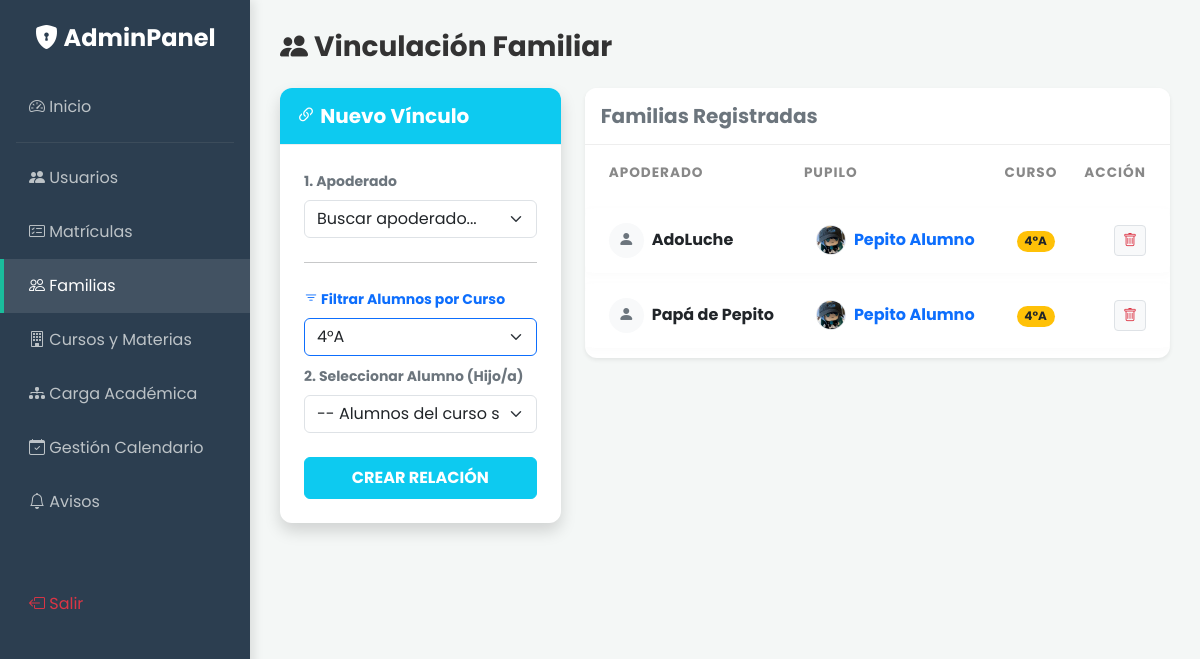
Page /admin/familia.php?filtro_curso=1 (signed in) on the committed database.
### tables this page shows
CREATE TABLE `familia` (
  `id` int(11) NOT NULL,
  `apoderado_id` int(11) NOT NULL,
  `alumno_id` int(11) NOT NULL
);

CREATE TABLE `usuarios` (
  `id` int(11) NOT NULL,
  `nombre` varchar(100) NOT NULL,
  `email` varchar(100) NOT NULL,
  `password` varchar(255) NOT NULL,
  `rol` enum('director','profesor','alumno','apoderado','administrador') NOT NULL,
  `foto` varchar(255) DEFAULT 'default.jpg',
  `created_at` timestamp NOT NULL DEFAULT current_timestamp()
);

CREATE TABLE `cursos` (
  `id` int(11) NOT NULL,
  `nombre` varchar(50) NOT NULL
);

### admin/familia.php (the view, shortened to what this page needs)
<?php
require '../config/db.php';
$filtro_curso = $_GET['filtro_curso'] ?? '';
$cursos = $pdo->query("SELECT * FROM cursos ORDER BY nombre")->fetchAll();
$familias = $pdo->query("SELECT f.id, papa.nombre as apoderado, hijo.nombre as alumno, hijo.foto, c.nombre as curso
                         FROM familia f
                         JOIN usuarios papa ON f.apoderado_id = papa.id
                         JOIN usuarios hijo ON f.alumno_id = hijo.id
                         LEFT JOIN matriculas m ON hijo.id = m.alumno_id
                         LEFT JOIN cursos c ON m.curso_id = c.id
                         ORDER BY papa.nombre")->fetchAll();
?>
<!DOCTYPE html>
<html lang="es">
<head>
    <link href="https://cdn.jsdelivr.net/npm/bootstrap@5.3.0/dist/css/bootstrap.min.css" rel="stylesheet">
    <link rel="stylesheet" href="https://cdn.jsdelivr.net/npm/bootstrap-icons@1.10.5/font/bootstrap-icons.css">
    <link href="../assets/css/style.css" rel="stylesheet">
</head>
<body>
    <?php include '../includes/sidebar_admin.php'; ?>
    <div class="main-content">
        <h3 class="fw-bold mb-4"><i class="bi bi-people-fill"></i> Vinculación Familiar</h3>
        <div class="row">
            <div class="col-lg-4 mb-4">
                <div class="card shadow border-0 sticky-top" style="top: 20px; z-index: 1;">
                    <div class="card-header bg-info text-white py-3">
                        <h5 class="mb-0 fw-bold"><i class="bi bi-link-45deg"></i> Nuevo Vínculo</h5>
                    </div>
                    <div class="card-body p-4">
                        <form method="POST">
                            <div class="mb-3">
                                <label class="form-label fw-bold text-secondary small">1. Apoderado</label>
                                <select name="apoderado_id" class="form-select" required>
                                    <option value="">Buscar apoderado...</option>
                                </select>
                            </div>
                            <hr class="my-4">
                            <div class="mb-2">
                                <label class="form-label fw-bold text-primary small"><i class="bi bi-filter"></i> Filtrar Alumnos por Curso</label>
                                <select class="form-select border-primary" onchange="window.location.href='familia.php?filtro_curso='+this.value">
                                    <?php foreach($cursos as $c): ?>
                                        <option value="<?php echo $c['id']; ?>" <?php echo ($filtro_curso == $c['id']) ? 'selected' : ''; ?>>
                                            <?php echo $c['nombre']; ?>
                                        </option>
                                    <?php endforeach; ?>
                                </select>
                            </div>
                            <div class="mb-4">
                                <label class="form-label fw-bold text-secondary small">2. Seleccionar Alumno (Hijo/a)</label>
                                <select name="alumno_id" class="form-select" required>
                                    <option value="">
                                        <?php echo empty($filtro_curso) ? 'Selecciona un alumno...' : '-- Alumnos del curso seleccionado --'; ?>
                                    </option>
                                </select>
                            </div>
                            <div class="d-grid">
                                <button type="submit" name="vincular" class="btn btn-info text-white fw-bold py-2">
                                    CREAR RELACIÓN
                                </button>
                            </div>
                        </form>
                    </div>
                </div>
            </div>
            <div class="col-lg-8">
                <div class="card shadow-sm border-0">
                    <div class="card-header bg-white py-3">
                        <h5 class="mb-0 fw-bold text-secondary">Familias Registradas</h5>
                    </div>
                    <div class="card-body p-0">
                        <div class="table-responsive">
                            <table class="table table-modern table-hover mb-0 align-middle">
                                <thead class="bg-light">
                                    <tr>
                                        <th class="ps-4">Apoderado</th>
                                        <th>Pupilo</th>
                                        <th>Curso</th>
                                        <th class="text-end pe-4">Acción</th>
                                    </tr>
                                </thead>
                                <tbody>
                                    <?php if(count($familias) == 0): ?>
                                        <tr><td colspan="4" class="text-center py-4 text-muted">No hay vínculos creados.</td></tr>
                                    <?php else: ?>
                                        <?php foreach($familias as $f): ?>
                                            <tr>
                                                <td class="ps-4 fw-bold text-dark">
                                                    <div class="d-flex align-items-center">
                                                        <div class="rounded-circle bg-light d-flex justify-content-center align-items-center me-2 text-secondary" style="width:35px;height:35px;">
                                                            <i class="bi bi-person-fill"></i>
                                                        </div>
                                                        <?php echo $f['apoderado']; ?>
                                                    </div>
                                                </td>
                                                <td>
                                                    <div class="d-flex align-items-center">
                                                        <?php $foto = $f['foto'] ? "../assets/uploads/perfiles/".$f['foto'] : "https://cdn-icons-png.flaticon.com/512/2995/2995620.png"; ?>
                                                        <img src="<?php echo $foto; ?>" width="30" height="30" class="rounded-circle me-2 border">
                                                        <span class="text-primary fw-bold"><?php echo $f['alumno']; ?></span>
                                                    </div>
                                                </td>
                                                <td>
                                                    <?php if($f['curso']): ?>
                                                        <span class="badge bg-warning text-dark rounded-pill"><?php echo $f['curso']; ?></span>
                                                    <?php else: ?>
                                                        <span class="badge bg-secondary rounded-pill">Sin Curso</span>
                                                    <?php endif; ?>
                                                </td>
                                                <td class="text-end pe-4">
                                                    <a href="familia.php?borrar=<?php echo $f['id']; ?><?php echo $filtro_curso ? '&filtro_curso='.$filtro_curso : ''; ?>"
                                                       class="btn btn-sm btn-light text-danger border"
                                                       onclick="return confirm('¿Desvincular?')"
                                                       title="Eliminar vínculo">
                                                        <i class="bi bi-trash"></i>
                                                    </a>
                                                </td>
                                            </tr>
                                        <?php endforeach; ?>
                                    <?php endif; ?>
                                </tbody>
                            </table>
                        </div>
                    </div>
                </div>
            </div>
        </div>
    </div>
</body>
</html>

### assets/css/style.css (style rules this page uses)
:root { --primary-color: #2c3e50; --secondary-color: #34495e; --accent-color: #1abc9c; --bg-light: #f4f7f6; --text-dark: #333; --sidebar-width: 250px; }
body { font-family: 'Poppins', sans-serif; background-color: var(--bg-light); color: var(--text-dark); }
.card { border: none; border-radius: 12px; box-shadow: 0 4px 20px rgba(0,0,0,0.05); transition: transform 0.3s ease, box-shadow 0.3s ease; }
.card-header { background-color: #fff; border-bottom: 1px solid #eee; font-weight: 600; border-radius: 12px 12px 0 0 !important; }
.main-content { margin-left: var(--sidebar-width); padding: 30px; }
.table-modern { border-collapse: separate; border-spacing: 0 10px; }
.table-modern thead th { border: none; text-transform: uppercase; font-size: 0.85rem; letter-spacing: 1px; color: #888; padding-bottom: 15px; }
.table-modern tbody tr { background-color: white; box-shadow: 0 2px 10px rgba(0,0,0,0.02); transition: transform 0.2s; }
.table-modern td { border: none; padding: 15px 20px; vertical-align: middle; }
.table-modern td:first-child { border-top-left-radius: 10px; border-bottom-left-radius: 10px; }
.table-modern td:last-child { border-top-right-radius: 10px; border-bottom-right-radius: 10px; }

### rows in the picture
familia: apoderado.nombre "AdoLuche", alumno.foto (picture), alumno.nombre "Pepito Alumno", cursos.nombre "4°A"
familia: apoderado.nombre "Papá de Pepito", alumno.foto (picture), alumno.nombre "Pepito Alumno", cursos.nombre "4°A"

### other values in the picture
form field value "4°A"
